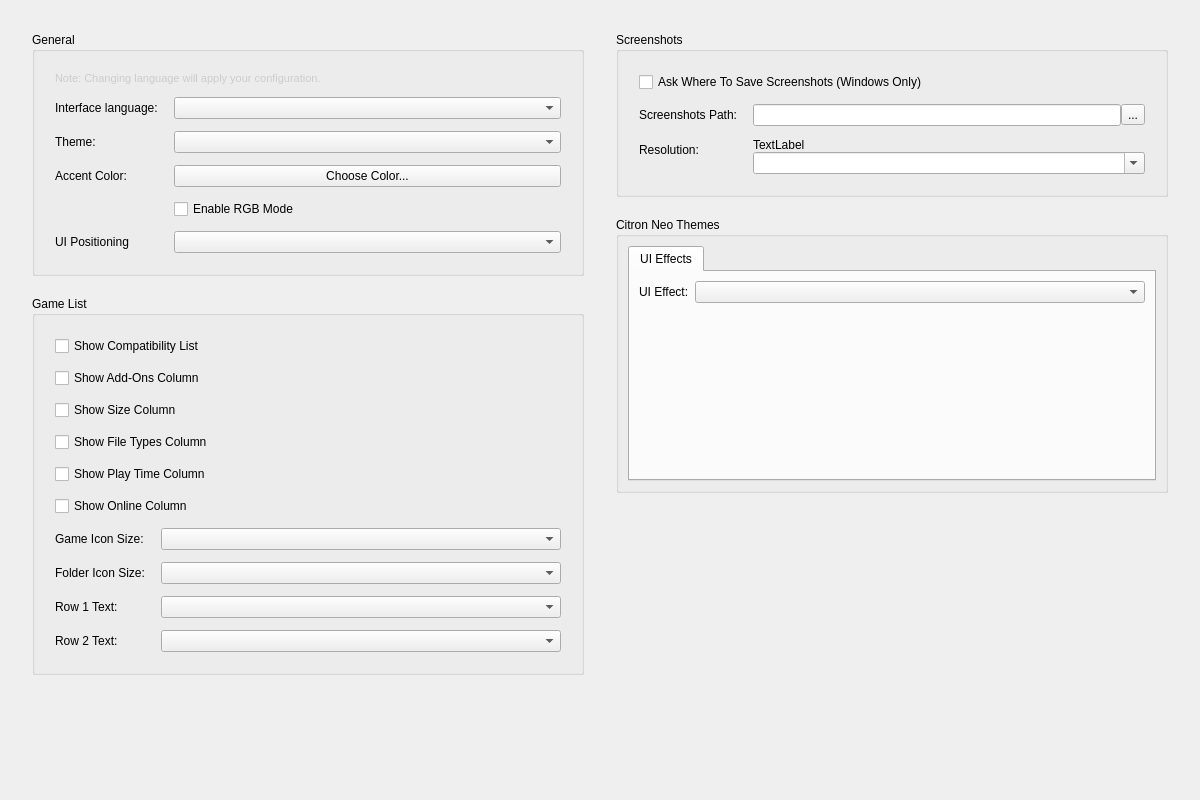
<?xml version="1.0" encoding="UTF-8"?>
<ui version="4.0">
    <class>ConfigureUi</class>
    <widget class="QWidget" name="ConfigureUi">
        <property name="geometry">
            <rect>
                <x>0</x>
                <y>0</y>
                <width>1200</width>
                <height>800</height>
            </rect>
        </property>
        <property name="minimumSize">
            <size>
                <width>700</width>
                <height>600</height>
            </size>
        </property>
        <property name="windowTitle">
            <string>Form</string>
        </property>
        <property name="accessibleName">
            <string>UI</string>
        </property>
        <property name="styleSheet">
            <string>/* This stylesheet is a template. Placeholders like %%ACCENT_COLOR%% are replaced in C++. */</string>
        </property>
        <layout class="QHBoxLayout" name="mainHorizontalLayout">
            <property name="spacing">
                <number>32</number>
            </property>
            <property name="leftMargin">
                <number>32</number>
            </property>
            <property name="topMargin">
                <number>32</number>
            </property>
            <property name="rightMargin">
                <number>32</number>
            </property>
            <property name="bottomMargin">
                <number>32</number>
            </property>
            <item>
                <layout class="QVBoxLayout" name="leftColumnLayout">
                    <property name="spacing">
                        <number>20</number>
                    </property>
                    <item>
                        <widget class="QGroupBox" name="general_groupBox">
                            <property name="sizePolicy">
                                <sizepolicy hsizetype="MinimumExpanding" vsizetype="Preferred">
                                    <horstretch>0</horstretch>
                                    <verstretch>0</verstretch>
                                </sizepolicy>
                            </property>
                            <property name="title">
                                <string>General</string>
                            </property>
                            <layout class="QFormLayout" name="generalFormLayout">
                                <property name="horizontalSpacing">
                                    <number>16</number>
                                </property>
                                <property name="verticalSpacing">
                                    <number>12</number>
                                </property>
                                <property name="leftMargin">
                                    <number>20</number>
                                </property>
                                <property name="topMargin">
                                    <number>20</number>
                                </property>
                                <property name="rightMargin">
                                    <number>20</number>
                                </property>
                                <property name="bottomMargin">
                                    <number>20</number>
                                </property>
                                <item row="0" column="0" colspan="2">
                                    <widget class="QLabel" name="label_change_language_info">
                                        <property name="text">
                                            <string>Note: Changing language will apply your configuration.</string>
                                        </property>
                                        <property name="wordWrap">
                                            <bool>true</bool>
                                        </property>
                                        <property name="styleSheet">
                                            <string>color: #cccccc; font-size: 11px;</string>
                                        </property>
                                    </widget>
                                </item>
                                <item row="1" column="0">
                                    <widget class="QLabel" name="language_label">
                                        <property name="text">
                                            <string>Interface language:</string>
                                        </property>
                                    </widget>
                                </item>
                                <item row="1" column="1">
                                    <widget class="QComboBox" name="language_combobox">
                                        <property name="sizePolicy">
                                            <sizepolicy hsizetype="Expanding" vsizetype="Fixed">
                                                <horstretch>0</horstretch>
                                                <verstretch>0</verstretch>
                                            </sizepolicy>
                                        </property>
                                    </widget>
                                </item>
                                <item row="2" column="0">
                                    <widget class="QLabel" name="theme_label">
                                        <property name="text">
                                            <string>Theme:</string>
                                        </property>
                                    </widget>
                                </item>
                                <item row="2" column="1">
                                    <widget class="QComboBox" name="theme_combobox">
                                        <property name="sizePolicy">
                                            <sizepolicy hsizetype="Expanding" vsizetype="Fixed">
                                                <horstretch>0</horstretch>
                                                <verstretch>0</verstretch>
                                            </sizepolicy>
                                        </property>
                                    </widget>
                                </item>
                                <item row="3" column="0">
                                    <widget class="QLabel" name="accentColorLabel">
                                        <property name="text">
                                            <string>Accent Color:</string>
                                        </property>
                                    </widget>
                                </item>
                                <item row="3" column="1">
                                    <widget class="QPushButton" name="accentColorButton">
                                        <property name="text">
                                            <string>Choose Color...</string>
                                        </property>
                                    </widget>
                                </item>
                                <item row="4" column="1">
                                    <widget class="QCheckBox" name="rainbowModeCheckBox">
                                        <property name="text">
                                            <string>Enable RGB Mode</string>
                                        </property>
                                        <property name="toolTip">
                                            <string>May run slowly depending on hardware. Some tabs may not use RGB due to optimization purposes.</string>
                                        </property>
                                    </widget>
                                </item>
                                <item row="5" column="0">
                                    <widget class="QLabel" name="label">
                                        <property name="text">
                                            <string>UI Positioning</string>
                                        </property>
                                    </widget>
                                </item>
                                <item row="5" column="1">
                                    <widget class="QComboBox" name="ui_positioning_combo">
                                        <property name="sizePolicy">
                                            <sizepolicy hsizetype="Expanding" vsizetype="Fixed">
                                                <horstretch>0</horstretch>
                                                <verstretch>0</verstretch>
                                            </sizepolicy>
                                        </property>
                                    </widget>
                                </item>
                            </layout>
                        </widget>
                    </item>
                    <item>
                        <widget class="QGroupBox" name="GameListGroupBox">
                            <property name="sizePolicy">
                                <sizepolicy hsizetype="MinimumExpanding" vsizetype="Preferred">
                                    <horstretch>0</horstretch>
                                    <verstretch>0</verstretch>
                                </sizepolicy>
                            </property>
                            <property name="title">
                                <string>Game List</string>
                            </property>
                            <layout class="QFormLayout" name="gameListFormLayout">
                                <property name="horizontalSpacing">
                                    <number>16</number>
                                </property>
                                <property name="verticalSpacing">
                                    <number>12</number>
                                </property>
                                <property name="leftMargin">
                                    <number>20</number>
                                </property>
                                <property name="topMargin">
                                    <number>20</number>
                                </property>
                                <property name="rightMargin">
                                    <number>20</number>
                                </property>
                                <property name="bottomMargin">
                                    <number>20</number>
                                </property>
                                <item row="0" column="0" colspan="2">
                                    <widget class="QCheckBox" name="show_compat">
                                        <property name="text">
                                            <string>Show Compatibility List</string>
                                        </property>
                                    </widget>
                                </item>
                                <item row="1" column="0" colspan="2">
                                    <widget class="QCheckBox" name="show_add_ons">
                                        <property name="text">
                                            <string>Show Add-Ons Column</string>
                                        </property>
                                    </widget>
                                </item>
                                <item row="2" column="0" colspan="2">
                                    <widget class="QCheckBox" name="show_size">
                                        <property name="text">
                                            <string>Show Size Column</string>
                                        </property>
                                    </widget>
                                </item>
                                <item row="3" column="0" colspan="2">
                                    <widget class="QCheckBox" name="show_types">
                                        <property name="text">
                                            <string>Show File Types Column</string>
                                        </property>
                                    </widget>
                                </item>
                                <item row="4" column="0" colspan="2">
                                    <widget class="QCheckBox" name="show_play_time">
                                        <property name="text">
                                            <string>Show Play Time Column</string>
                                        </property>
                                    </widget>
                                </item>
                                <item row="5" column="0" colspan="2">
                                    <widget class="QCheckBox" name="show_online_column">
                                        <property name="text">
                                            <string>Show Online Column</string>
                                        </property>
                                    </widget>
                                </item>
                                <item row="6" column="0">
                                    <widget class="QLabel" name="game_icon_size_label">
                                        <property name="text">
                                            <string>Game Icon Size:</string>
                                        </property>
                                    </widget>
                                </item>
                                <item row="6" column="1">
                                    <widget class="QComboBox" name="game_icon_size_combobox">
                                        <property name="sizePolicy">
                                            <sizepolicy hsizetype="Expanding" vsizetype="Fixed">
                                                <horstretch>0</horstretch>
                                                <verstretch>0</verstretch>
                                            </sizepolicy>
                                        </property>
                                    </widget>
                                </item>
                                <item row="7" column="0">
                                    <widget class="QLabel" name="folder_icon_size_label">
                                        <property name="text">
                                            <string>Folder Icon Size:</string>
                                        </property>
                                    </widget>
                                </item>
                                <item row="7" column="1">
                                    <widget class="QComboBox" name="folder_icon_size_combobox">
                                        <property name="sizePolicy">
                                            <sizepolicy hsizetype="Expanding" vsizetype="Fixed">
                                                <horstretch>0</horstretch>
                                                <verstretch>0</verstretch>
                                            </sizepolicy>
                                        </property>
                                    </widget>
                                </item>
                                <item row="8" column="0">
                                    <widget class="QLabel" name="row_1_label">
                                        <property name="text">
                                            <string>Row 1 Text:</string>
                                        </property>
                                    </widget>
                                </item>
                                <item row="8" column="1">
                                    <widget class="QComboBox" name="row_1_text_combobox">
                                        <property name="sizePolicy">
                                            <sizepolicy hsizetype="Expanding" vsizetype="Fixed">
                                                <horstretch>0</horstretch>
                                                <verstretch>0</verstretch>
                                            </sizepolicy>
                                        </property>
                                    </widget>
                                </item>
                                <item row="9" column="0">
                                    <widget class="QLabel" name="row_2_label">
                                        <property name="text">
                                            <string>Row 2 Text:</string>
                                        </property>
                                    </widget>
                                </item>
                                <item row="9" column="1">
                                    <widget class="QComboBox" name="row_2_text_combobox">
                                        <property name="sizePolicy">
                                            <sizepolicy hsizetype="Expanding" vsizetype="Fixed">
                                                <horstretch>0</horstretch>
                                                <verstretch>0</verstretch>
                                            </sizepolicy>
                                        </property>
                                    </widget>
                                </item>
                            </layout>
                        </widget>
                    </item>
                    <item>
                        <spacer name="leftVerticalSpacer">
                            <property name="orientation">
                                <enum>Qt::Vertical</enum>
                            </property>
                            <property name="sizeHint" stdset="0">
                                <size>
                                    <width>20</width>
                                    <height>40</height>
                                </size>
                            </property>
                        </spacer>
                    </item>
                </layout>
            </item>
            <item>
                <layout class="QVBoxLayout" name="rightColumnLayout">
                    <property name="spacing">
                        <number>20</number>
                    </property>
                    <item>
                        <widget class="QGroupBox" name="screenshots_GroupBox">
                            <property name="sizePolicy">
                                <sizepolicy hsizetype="MinimumExpanding" vsizetype="Preferred">
                                    <horstretch>0</horstretch>
                                    <verstretch>0</verstretch>
                                </sizepolicy>
                            </property>
                            <property name="title">
                                <string>Screenshots</string>
                            </property>
                            <layout class="QFormLayout" name="screenshotsFormLayout">
                                <property name="horizontalSpacing">
                                    <number>16</number>
                                </property>
                                <property name="verticalSpacing">
                                    <number>12</number>
                                </property>
                                <property name="leftMargin">
                                    <number>20</number>
                                </property>
                                <property name="topMargin">
                                    <number>20</number>
                                </property>
                                <property name="rightMargin">
                                    <number>20</number>
                                </property>
                                <property name="bottomMargin">
                                    <number>20</number>
                                </property>
                                <item row="0" column="0" colspan="2">
                                    <widget class="QCheckBox" name="enable_screenshot_save_as">
                                        <property name="text">
                                            <string>Ask Where To Save Screenshots (Windows Only)</string>
                                        </property>
                                    </widget>
                                </item>
                                <item row="1" column="0">
                                    <widget class="QLabel" name="screenshot_path_label">
                                        <property name="text">
                                            <string>Screenshots Path:</string>
                                        </property>
                                    </widget>
                                </item>
                                <item row="1" column="1">
                                    <layout class="QHBoxLayout" name="screenshotPathLayout">
                                        <item>
                                            <widget class="QLineEdit" name="screenshot_path_edit">
                                                <property name="sizePolicy">
                                                    <sizepolicy hsizetype="Expanding" vsizetype="Fixed">
                                                        <horstretch>0</horstretch>
                                                        <verstretch>0</verstretch>
                                                    </sizepolicy>
                                                </property>
                                            </widget>
                                        </item>
                                        <item>
                                            <widget class="QToolButton" name="screenshot_path_button">
                                                <property name="text">
                                                    <string>...</string>
                                                </property>
                                            </widget>
                                        </item>
                                    </layout>
                                </item>
                                <item row="2" column="0">
                                    <widget class="QLabel" name="resolution_label">
                                        <property name="text">
                                            <string>Resolution:</string>
                                        </property>
                                    </widget>
                                </item>
                                <item row="2" column="1">
                                    <layout class="QVBoxLayout" name="resolutionLayout">
                                        <item>
                                            <widget class="QLabel" name="screenshot_width">
                                                <property name="text">
                                                    <string>TextLabel</string>
                                                </property>
                                                <property name="alignment">
                                                    <set>Qt::AlignLeading|Qt::AlignLeft|Qt::AlignVCenter</set>
                                                </property>
                                                <property name="wordWrap">
                                                    <bool>true</bool>
                                                </property>
                                            </widget>
                                        </item>
                                        <item>
                                            <widget class="QComboBox" name="screenshot_height">
                                                <property name="sizePolicy">
                                                    <sizepolicy hsizetype="MinimumExpanding" vsizetype="Fixed">
                                                        <horstretch>0</horstretch>
                                                        <verstretch>0</verstretch>
                                                    </sizepolicy>
                                                </property>
                                                <property name="editable">
                                                    <bool>true</bool>
                                                </property>
                                            </widget>
                                        </item>
                                    </layout>
                                </item>
                            </layout>
                        </widget>
                    </item>
                    <item>
                        <widget class="QGroupBox" name="neoThemesGroupBox">
                            <property name="sizePolicy">
                                <sizepolicy hsizetype="MinimumExpanding" vsizetype="Preferred">
                                    <horstretch>0</horstretch>
                                    <verstretch>0</verstretch>
                                </sizepolicy>
                            </property>
                            <property name="title">
                                <string>Citron Neo Themes</string>
                            </property>
                            <layout class="QVBoxLayout" name="neoThemesVLayout">
                                <item>
                                    <widget class="QTabWidget" name="neoThemesTabWidget">
                                        <property name="currentIndex">
                                            <number>0</number>
                                        </property>
                                        <widget class="QWidget" name="uiThemesTab">
                                            <attribute name="title">
                                                <string>UI Effects</string>
                                            </attribute>
                                            <layout class="QFormLayout" name="neoThemesFormLayout">
                                                <item row="0" column="0">
                                                    <widget class="QLabel" name="neoUiThemeLabel">
                                                        <property name="text">
                                                            <string>UI Effect:</string>
                                                        </property>
                                                    </widget>
                                                </item>
                                                <item row="0" column="1">
                                                    <widget class="QComboBox" name="neo_ui_theme_combobox"/>
                                                </item>
                                            </layout>
                                        </widget>
                                    </widget>
                                </item>
                            </layout>
                        </widget>
                    </item>
                    <item>
                        <spacer name="rightVerticalSpacer">
                            <property name="orientation">
                                <enum>Qt::Vertical</enum>
                            </property>
                            <property name="sizeHint" stdset="0">
                                <size>
                                    <width>20</width>
                                    <height>40</height>
                                </size>
                            </property>
                        </spacer>
                    </item>
                </layout>
            </item>
        </layout>
    </widget>
    <resources/>
    <connections/>
</ui>
